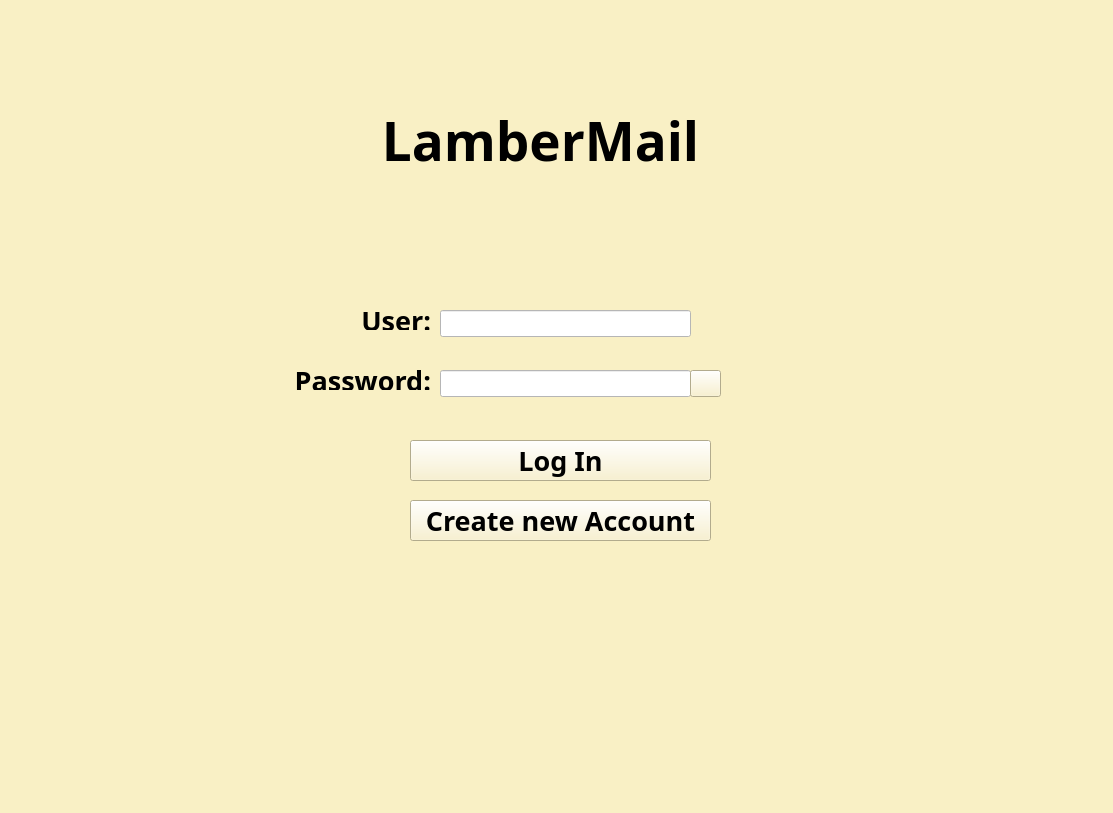
<?xml version="1.0" encoding="UTF-8"?>
<ui version="4.0">
 <class>MainWindow</class>
 <widget class="QMainWindow" name="MainWindow">
  <property name="geometry">
   <rect>
    <x>0</x>
    <y>0</y>
    <width>1113</width>
    <height>813</height>
   </rect>
  </property>
  <property name="windowTitle">
   <string>MainWindow</string>
  </property>
  <property name="styleSheet">
   <string notr="true">background-color:rgb(249, 240, 197)</string>
  </property>
  <widget class="QWidget" name="centralwidget">
   <widget class="QLabel" name="label">
    <property name="geometry">
     <rect>
      <x>350</x>
      <y>40</y>
      <width>381</width>
      <height>201</height>
     </rect>
    </property>
    <property name="font">
     <font>
      <family>Ubuntu Sans Mono</family>
      <pointsize>40</pointsize>
      <weight>75</weight>
      <bold>true</bold>
     </font>
    </property>
    <property name="text">
     <string>LamberMail</string>
    </property>
    <property name="alignment">
     <set>Qt::AlignCenter</set>
    </property>
   </widget>
   <widget class="QLabel" name="label_2">
    <property name="geometry">
     <rect>
      <x>350</x>
      <y>310</y>
      <width>81</width>
      <height>20</height>
     </rect>
    </property>
    <property name="font">
     <font>
      <family>Ubuntu Sans Mono</family>
      <pointsize>20</pointsize>
      <weight>75</weight>
      <bold>true</bold>
     </font>
    </property>
    <property name="text">
     <string>User:</string>
    </property>
    <property name="alignment">
     <set>Qt::AlignRight|Qt::AlignTrailing|Qt::AlignVCenter</set>
    </property>
   </widget>
   <widget class="QLabel" name="label_3">
    <property name="geometry">
     <rect>
      <x>290</x>
      <y>370</y>
      <width>141</width>
      <height>20</height>
     </rect>
    </property>
    <property name="font">
     <font>
      <family>Ubuntu Sans Mono</family>
      <pointsize>20</pointsize>
      <weight>75</weight>
      <bold>true</bold>
     </font>
    </property>
    <property name="text">
     <string>Password:</string>
    </property>
    <property name="alignment">
     <set>Qt::AlignRight|Qt::AlignTrailing|Qt::AlignVCenter</set>
    </property>
   </widget>
   <widget class="QLineEdit" name="lineEdit">
    <property name="geometry">
     <rect>
      <x>440</x>
      <y>310</y>
      <width>251</width>
      <height>27</height>
     </rect>
    </property>
    <property name="palette">
     <palette>
      <active>
       <colorrole role="Button">
        <brush brushstyle="SolidPattern">
         <color alpha="255">
          <red>255</red>
          <green>255</green>
          <blue>255</blue>
         </color>
        </brush>
       </colorrole>
       <colorrole role="Base">
        <brush brushstyle="SolidPattern">
         <color alpha="255">
          <red>255</red>
          <green>255</green>
          <blue>255</blue>
         </color>
        </brush>
       </colorrole>
       <colorrole role="Window">
        <brush brushstyle="SolidPattern">
         <color alpha="255">
          <red>255</red>
          <green>255</green>
          <blue>255</blue>
         </color>
        </brush>
       </colorrole>
      </active>
      <inactive>
       <colorrole role="Button">
        <brush brushstyle="SolidPattern">
         <color alpha="255">
          <red>255</red>
          <green>255</green>
          <blue>255</blue>
         </color>
        </brush>
       </colorrole>
       <colorrole role="Base">
        <brush brushstyle="SolidPattern">
         <color alpha="255">
          <red>255</red>
          <green>255</green>
          <blue>255</blue>
         </color>
        </brush>
       </colorrole>
       <colorrole role="Window">
        <brush brushstyle="SolidPattern">
         <color alpha="255">
          <red>255</red>
          <green>255</green>
          <blue>255</blue>
         </color>
        </brush>
       </colorrole>
      </inactive>
      <disabled>
       <colorrole role="Button">
        <brush brushstyle="SolidPattern">
         <color alpha="255">
          <red>255</red>
          <green>255</green>
          <blue>255</blue>
         </color>
        </brush>
       </colorrole>
       <colorrole role="Base">
        <brush brushstyle="SolidPattern">
         <color alpha="255">
          <red>255</red>
          <green>255</green>
          <blue>255</blue>
         </color>
        </brush>
       </colorrole>
       <colorrole role="Window">
        <brush brushstyle="SolidPattern">
         <color alpha="255">
          <red>255</red>
          <green>255</green>
          <blue>255</blue>
         </color>
        </brush>
       </colorrole>
      </disabled>
     </palette>
    </property>
    <property name="autoFillBackground">
     <bool>false</bool>
    </property>
    <property name="styleSheet">
     <string notr="true">background-color:rgb(255, 255, 255)</string>
    </property>
   </widget>
   <widget class="QLineEdit" name="lineEdit_2">
    <property name="geometry">
     <rect>
      <x>440</x>
      <y>370</y>
      <width>251</width>
      <height>27</height>
     </rect>
    </property>
    <property name="styleSheet">
     <string notr="true">background-color:rgb(255, 255, 255)</string>
    </property>
   </widget>
   <widget class="QPushButton" name="pushButton">
    <property name="geometry">
     <rect>
      <x>690</x>
      <y>370</y>
      <width>31</width>
      <height>27</height>
     </rect>
    </property>
    <property name="text">
     <string/>
    </property>
   </widget>
   <widget class="QPushButton" name="pushButton_2">
    <property name="geometry">
     <rect>
      <x>410</x>
      <y>440</y>
      <width>301</width>
      <height>41</height>
     </rect>
    </property>
    <property name="font">
     <font>
      <family>Ubuntu Sans Mono</family>
      <pointsize>20</pointsize>
      <weight>75</weight>
      <bold>true</bold>
     </font>
    </property>
    <property name="text">
     <string>Log In</string>
    </property>
   </widget>
   <widget class="QPushButton" name="pushButton_3">
    <property name="geometry">
     <rect>
      <x>410</x>
      <y>500</y>
      <width>301</width>
      <height>41</height>
     </rect>
    </property>
    <property name="font">
     <font>
      <family>Ubuntu Sans Mono</family>
      <pointsize>20</pointsize>
      <weight>75</weight>
      <bold>true</bold>
     </font>
    </property>
    <property name="text">
     <string>Create new Account</string>
    </property>
   </widget>
  </widget>
  <widget class="QMenuBar" name="menubar">
   <property name="geometry">
    <rect>
     <x>0</x>
     <y>0</y>
     <width>1113</width>
     <height>24</height>
    </rect>
   </property>
  </widget>
  <widget class="QStatusBar" name="statusbar"/>
 </widget>
 <resources/>
 <connections/>
</ui>
